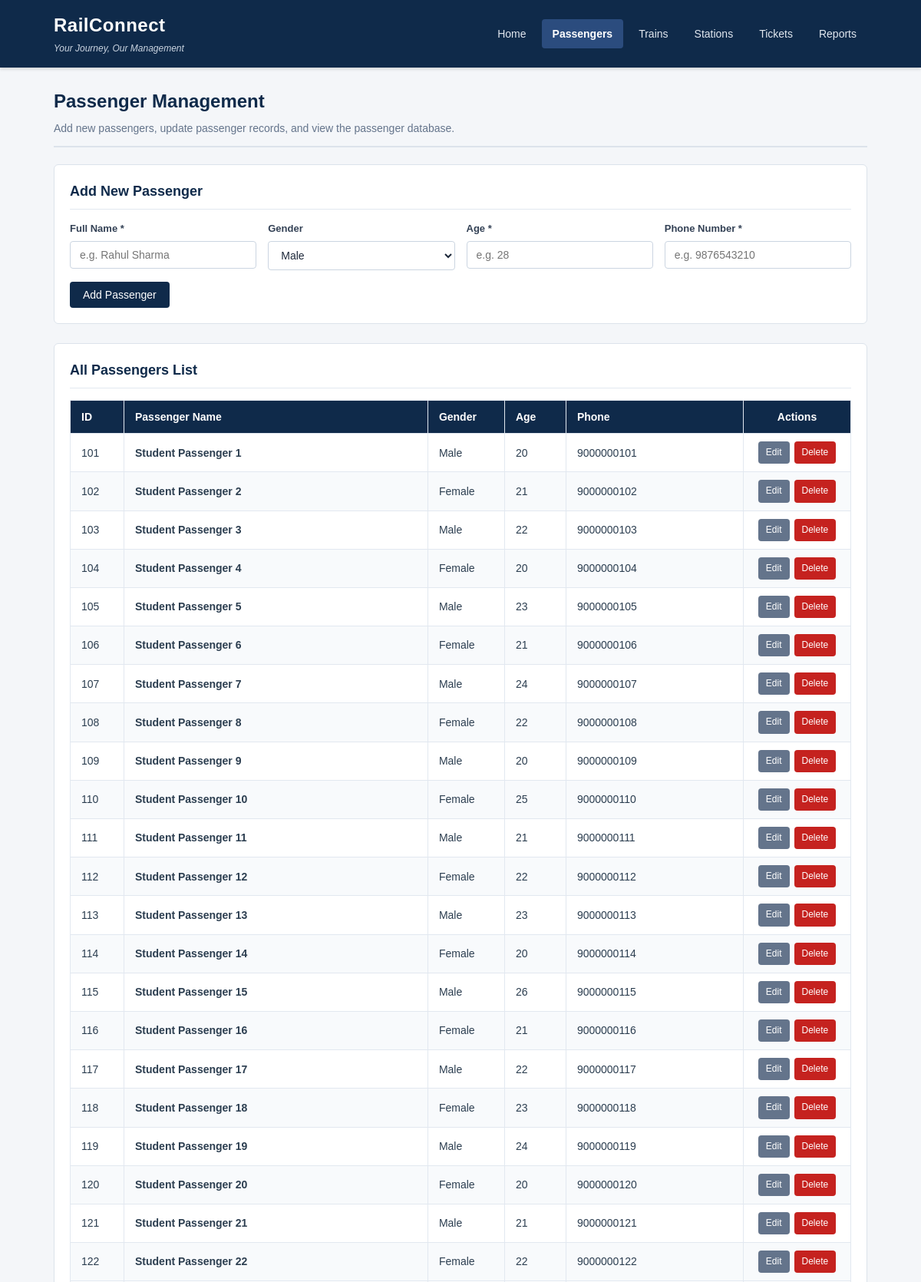
The app's page /passengers.php (upper part) with its own data.
### tables this page shows
CREATE TABLE Passenger (
    passenger_id INT PRIMARY KEY AUTO_INCREMENT,
    passenger_name VARCHAR(100) NOT NULL,
    gender VARCHAR(10),
    age INT,
    phone VARCHAR(15)
);

### passengers.php (the view, shortened to what this page needs)
<?php
require_once "includes/db.php";
require_once "includes/header.php";
$edit_mode = false;
$edit_id = 0;
$passenger_name = "";
$gender = "Male";
$age = "";
$phone = "";
$result = mysqli_query($conn, "SELECT * FROM Passenger ORDER BY passenger_id ASC");
?>
<div class="page-header">
    <h1 class="page-title">Passenger Management</h1>
    <p class="page-description">Add new passengers, update passenger records, and view the passenger database.</p>
</div>
<div class="card">
    <h2 class="card-title"><?php echo $edit_mode ? "Edit Passenger Details (ID: " . $edit_id . ")" : "Add New Passenger"; ?></h2>
    <form method="POST" action="passengers.php">
        <div class="form-row">
            <div class="form-group">
                <label for="passenger_name">Full Name *</label>
                <input type="text" id="passenger_name" name="passenger_name" class="form-control" required
                       value="<?php echo htmlspecialchars($passenger_name); ?>" placeholder="e.g. Rahul Sharma">
            </div>
            <div class="form-group">
                <label for="gender">Gender</label>
                <select id="gender" name="gender" class="form-control">
                    <option value="Male" <?php echo ($gender === 'Male') ? 'selected' : ''; ?>>Male</option>
                </select>
            </div>
            <div class="form-group">
                <label for="age">Age *</label>
                <input type="number" id="age" name="age" class="form-control" min="1" max="120" required
                       value="<?php echo htmlspecialchars($age); ?>" placeholder="e.g. 28">
            </div>
            <div class="form-group">
                <label for="phone">Phone Number *</label>
                <input type="text" id="phone" name="phone" class="form-control" required
                       value="<?php echo htmlspecialchars($phone); ?>" placeholder="e.g. 9876543210">
            </div>
        </div>
        <div class="form-actions">
            <button type="submit" class="btn btn-primary">
                <?php echo $edit_mode ? "Update Passenger" : "Add Passenger"; ?>
            </button>
        </div>
    </form>
</div>
<div class="card">
    <h2 class="card-title">All Passengers List</h2>
    <div class="table-responsive">
        <table class="data-table">
            <thead>
                <tr>
                    <th style="width: 70px;">ID</th>
                    <th>Passenger Name</th>
                    <th style="width: 100px;">Gender</th>
                    <th style="width: 80px;">Age</th>
                    <th>Phone</th>
                    <th style="width: 140px; text-align: center;">Actions</th>
                </tr>
            </thead>
            <tbody>
                <?php if ($result && mysqli_num_rows($result) > 0): ?>
                    <?php while ($row = mysqli_fetch_assoc($result)): ?>
                        <tr>
                            <td><?php echo (int)$row['passenger_id']; ?></td>
                            <td><strong><?php echo htmlspecialchars($row['passenger_name']); ?></strong></td>
                            <td><?php echo htmlspecialchars($row['gender']); ?></td>
                            <td><?php echo (int)$row['age']; ?></td>
                            <td><?php echo htmlspecialchars($row['phone']); ?></td>
                            <td style="text-align: center;">
                                <div class="action-buttons" style="justify-content: center;">
                                    <a href="passengers.php?edit=<?php echo (int)$row['passenger_id']; ?>" class="btn btn-secondary btn-sm">Edit</a>
                                    <a href="passengers.php?delete=<?php echo (int)$row['passenger_id']; ?>"
                                       class="btn btn-danger btn-sm"
                                       onclick="return confirm('Are you sure you want to delete passenger <?php echo htmlspecialchars(addslashes($row['passenger_name'])); ?>?');">Delete</a>
                                </div>
                            </td>
                        </tr>
                    <?php endwhile; ?>
                <?php endif; ?>
            </tbody>
        </table>
    </div>
</div>
<?php
require_once "includes/footer.php";
?>

### includes/header.php (shortened to what this page needs)
<?php
$current_page = basename($_SERVER['PHP_SELF']);
?>
<!DOCTYPE html>
<html lang="en">
<head>
    <link rel="stylesheet" href="css/style.css">
</head>
<body>
    <header class="site-header">
        <div class="header-inner">
            <div class="brand">
                <a href="index.php" class="brand-title">RailConnect</a>
                <span class="brand-tagline">Your Journey, Our Management</span>
            </div>
            <nav class="nav-menu">
                <a href="index.php" class="nav-link <?php echo ($current_page == 'index.php') ? 'active' : ''; ?>">Home</a>
                <a href="passengers.php" class="nav-link <?php echo ($current_page == 'passengers.php') ? 'active' : ''; ?>">Passengers</a>
                <a href="trains.php" class="nav-link <?php echo ($current_page == 'trains.php') ? 'active' : ''; ?>">Trains</a>
                <a href="stations.php" class="nav-link <?php echo ($current_page == 'stations.php') ? 'active' : ''; ?>">Stations</a>
                <a href="tickets.php" class="nav-link <?php echo ($current_page == 'tickets.php') ? 'active' : ''; ?>">Tickets</a>
                <a href="reports.php" class="nav-link <?php echo ($current_page == 'reports.php') ? 'active' : ''; ?>">Reports</a>
            </nav>
        </div>
    </header>
    <main class="container main-content">

### includes/footer.php (shortened to what this page needs)
    </main>
</body>
</html>

### css/style.css (style rules this page uses)
* { box-sizing: border-box; margin: 0; padding: 0; }
body { font-family: Arial, "Helvetica Neue", Helvetica, sans-serif; background-color: #f4f6f9; color: #2c3e50; line-height: 1.6; display: flex; flex-direction: column; min-height: 100vh; }
a { color: #1a365d; text-decoration: none; }
.site-header { background-color: #0f2a4a; color: #ffffff; box-shadow: 0 2px 4px rgba(0, 0, 0, 0.15); }
.header-inner { max-width: 1100px; margin: 0 auto; padding: 14px 20px; display: flex; justify-content: space-between; align-items: center; flex-wrap: wrap; gap: 15px; }
.brand { display: flex; flex-direction: column; }
.brand-title { font-size: 24px; font-weight: bold; color: #ffffff; letter-spacing: 0.5px; }
.brand-tagline { font-size: 12px; color: #cbd5e1; font-style: italic; margin-top: 2px; }
.nav-menu { display: flex; gap: 6px; flex-wrap: wrap; }
.nav-link { color: #e2e8f0; padding: 8px 14px; border-radius: 4px; font-size: 14px; font-weight: 500; }
.nav-link.active { background-color: #2b4c7e; color: #ffffff; font-weight: bold; }
.container { max-width: 1100px; margin: 0 auto; padding: 25px 20px; width: 100%; }
.main-content { flex: 1; }
.page-header { margin-bottom: 22px; padding-bottom: 12px; border-bottom: 2px solid #dce3eb; }
.page-title { font-size: 24px; color: #0f2a4a; margin-bottom: 5px; }
.page-description { font-size: 14px; color: #64748b; }
.card { background-color: #ffffff; border: 1px solid #dce3eb; border-radius: 6px; padding: 20px; margin-bottom: 25px; }
.card-title { font-size: 18px; color: #0f2a4a; margin-bottom: 15px; padding-bottom: 8px; border-bottom: 1px solid #e2e8f0; }
.form-row { display: flex; flex-wrap: wrap; gap: 15px; margin-bottom: 15px; }
.form-group { flex: 1; min-width: 200px; display: flex; flex-direction: column; }
.form-group label { font-size: 13px; font-weight: 600; color: #334155; margin-bottom: 5px; }
.form-control { width: 100%; padding: 9px 12px; border: 1px solid #cbd5e1; border-radius: 4px; font-size: 14px; color: #1e293b; background-color: #ffffff; }
.form-actions { display: flex; gap: 10px; align-items: center; margin-top: 10px; }
.btn { display: inline-block; padding: 8px 16px; font-size: 14px; font-weight: 500; border-radius: 4px; border: 1px solid transparent; cursor: pointer; text-align: center; text-decoration: none; }
.btn-primary { background-color: #0f2a4a; color: #ffffff; }
.btn-secondary { background-color: #64748b; color: #ffffff; }
.btn-danger { background-color: #c5221f; color: #ffffff; }
.btn-sm { padding: 4px 9px; font-size: 12px; }
.table-responsive { width: 100%; overflow-x: auto; margin-top: 10px; }
.data-table { width: 100%; border-collapse: collapse; background-color: #ffffff; font-size: 14px; }
.data-table th, .data-table td { padding: 10px 14px; text-align: left; border: 1px solid #e2e8f0; }
.data-table th { background-color: #0f2a4a; color: #ffffff; font-weight: 600; }
.data-table tbody tr:nth-child(even) { background-color: #f8fafc; }
.action-buttons { display: flex; gap: 6px; }

### records on screen
passenger: passenger_id "101", passenger_name "Student Passenger 1", gender "Male", age "20", phone "9000000101"
passenger: passenger_id "102", passenger_name "Student Passenger 2", gender "Female", age "21", phone "9000000102"
passenger: passenger_id "103", passenger_name "Student Passenger 3", gender "Male", age "22", phone "9000000103"
passenger: passenger_id "104", passenger_name "Student Passenger 4", gender "Female", age "20", phone "9000000104"
passenger: passenger_id "105", passenger_name "Student Passenger 5", gender "Male", age "23", phone "9000000105"
passenger: passenger_id "106", passenger_name "Student Passenger 6", gender "Female", age "21", phone "9000000106"
passenger: passenger_id "107", passenger_name "Student Passenger 7", gender "Male", age "24", phone "9000000107"
passenger: passenger_id "108", passenger_name "Student Passenger 8", gender "Female", age "22", phone "9000000108"
passenger: passenger_id "109", passenger_name "Student Passenger 9", gender "Male", age "20", phone "9000000109"
passenger: passenger_id "110", passenger_name "Student Passenger 10", gender "Female", age "25", phone "9000000110"
passenger: passenger_id "111", passenger_name "Student Passenger 11", gender "Male", age "21", phone "9000000111"
passenger: passenger_id "112", passenger_name "Student Passenger 12", gender "Female", age "22", phone "9000000112"
passenger: passenger_id "113", passenger_name "Student Passenger 13", gender "Male", age "23", phone "9000000113"
passenger: passenger_id "114", passenger_name "Student Passenger 14", gender "Female", age "20", phone "9000000114"
passenger: passenger_id "115", passenger_name "Student Passenger 15", gender "Male", age "26", phone "9000000115"
passenger: passenger_id "116", passenger_name "Student Passenger 16", gender "Female", age "21", phone "9000000116"
passenger: passenger_id "117", passenger_name "Student Passenger 17", gender "Male", age "22", phone "9000000117"
passenger: passenger_id "118", passenger_name "Student Passenger 18", gender "Female", age "23", phone "9000000118"
passenger: passenger_id "119", passenger_name "Student Passenger 19", gender "Male", age "24", phone "9000000119"
passenger: passenger_id "120", passenger_name "Student Passenger 20", gender "Female", age "20", phone "9000000120"
passenger: passenger_id "121", passenger_name "Student Passenger 21", gender "Male", age "21", phone "9000000121"
passenger: passenger_id "122", passenger_name "Student Passenger 22", gender "Female", age "22", phone "9000000122"
